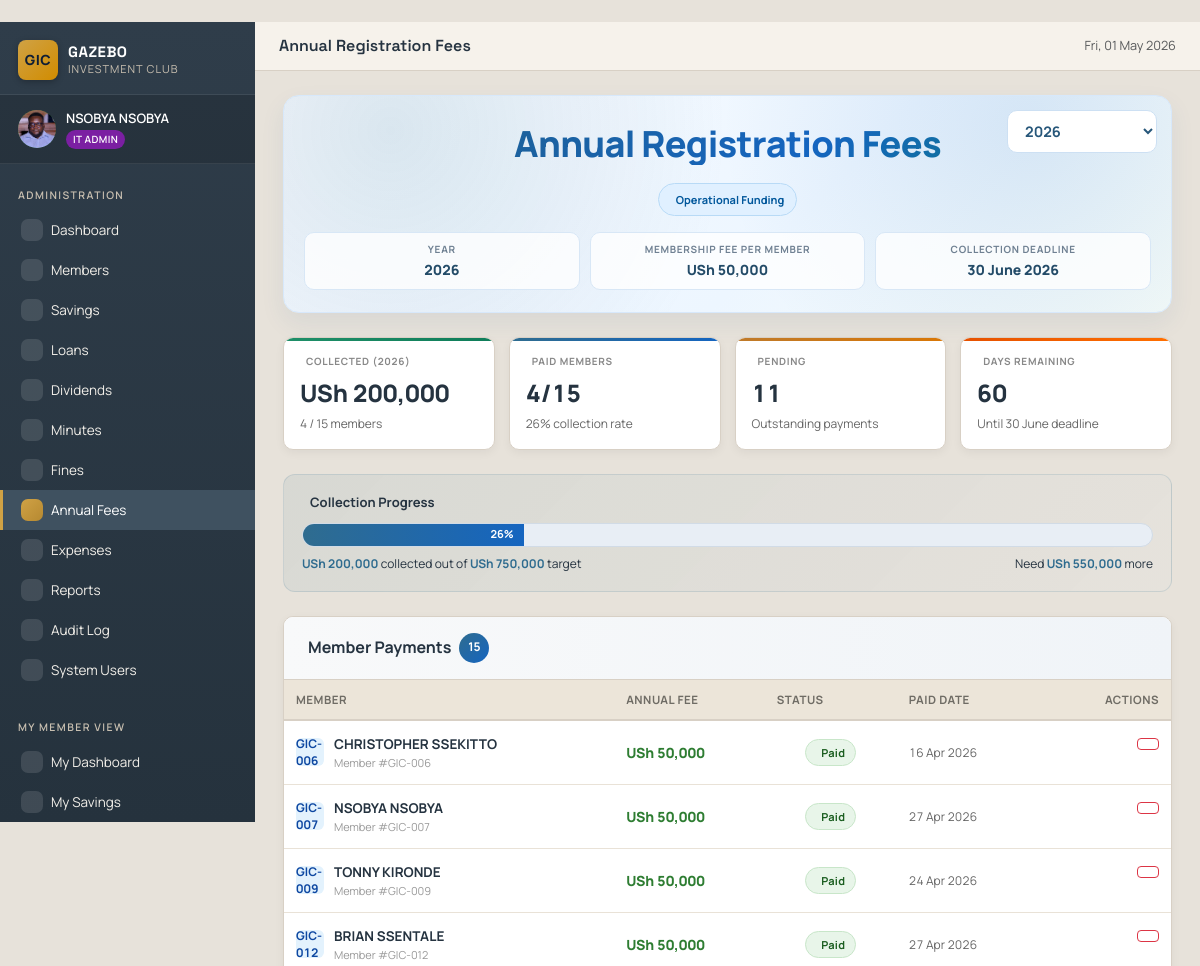
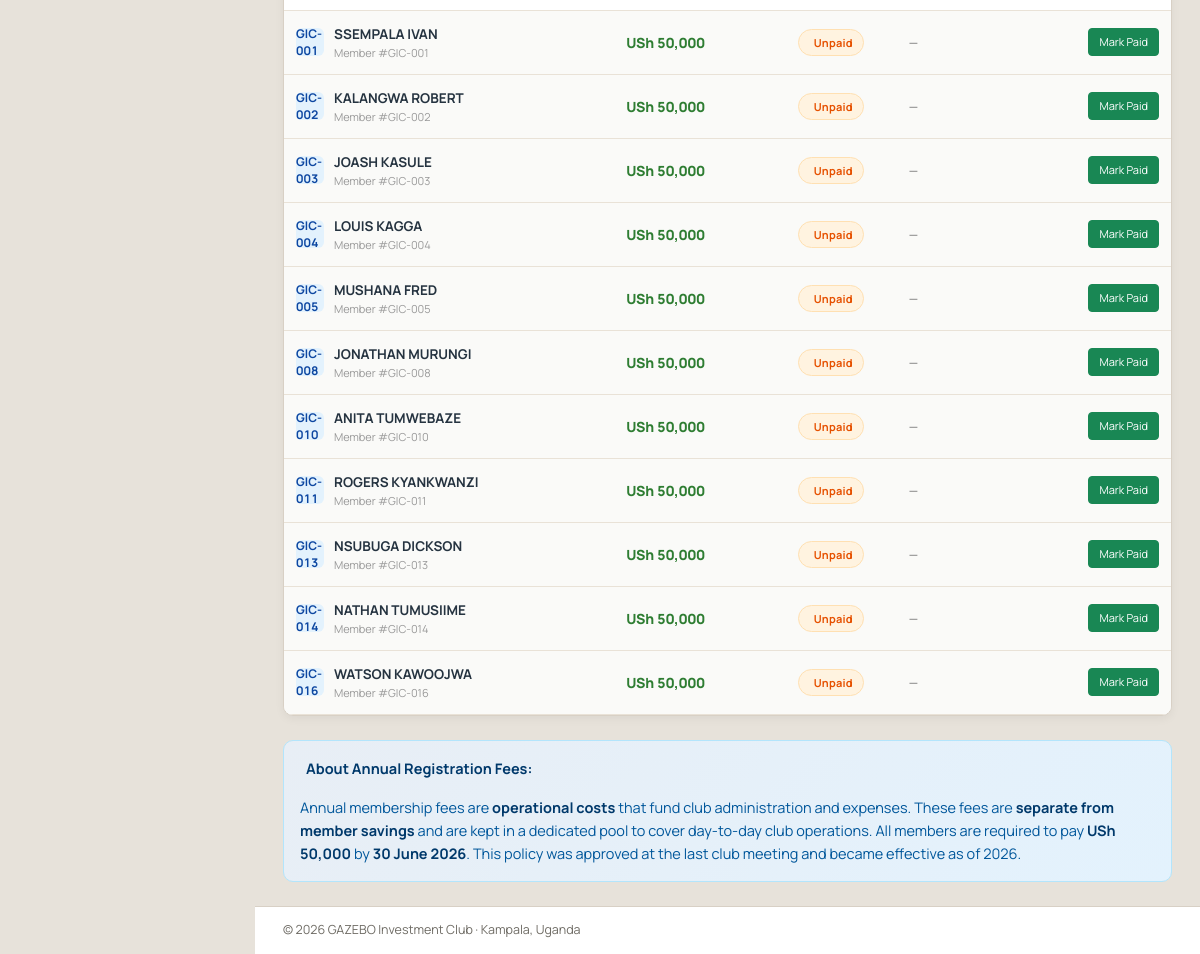
Screenshot of /admin/fees (signed in) with the database file from the repository (2 pictures, top to bottom).
### tables this page shows
CREATE TABLE members (
    id              INTEGER PRIMARY KEY AUTOINCREMENT,
    member_no       TEXT UNIQUE NOT NULL,         -- e.g. GIC-001
    full_name       TEXT NOT NULL,
    phone           TEXT,
    email           TEXT,
    national_id     TEXT,
    district        TEXT DEFAULT 'Kampala',
    address         TEXT,
    next_of_kin     TEXT,
    nok_phone       TEXT,
    role            TEXT NOT NULL DEFAULT 'MEMBER',
    join_date       DATE NOT NULL,
    status          TEXT DEFAULT 'Active',        -- Active / Inactive / Suspended
    photo_url       TEXT,
    notes           TEXT,
    created_at      TIMESTAMP DEFAULT CURRENT_TIMESTAMP,
    updated_at      TIMESTAMP DEFAULT CURRENT_TIMESTAMP
, surname TEXT, first_name TEXT, other_names TEXT, gender TEXT, date_of_birth DATE, nationality TEXT DEFAULT 'Ugandan', marital_status TEXT, tin TEXT, nid_copy_url TEXT, alt_phone TEXT, whatsapp_no TEXT, village_street TEXT, employment_status TEXT, occupation TEXT, employer_business TEXT, monthly_income REAL, monthly_contribution REAL DEFAULT 100000, preferred_pay_date INTEGER, mobile_money_no TEXT, bank_account_no TEXT, share_account_no TEXT, nok_relationship TEXT, nok_address TEXT);

CREATE TABLE annual_fees (
    id              INTEGER PRIMARY KEY AUTOINCREMENT,
    member_id       INTEGER NOT NULL,
    year            INTEGER NOT NULL,
    amount          INTEGER NOT NULL,
    status          TEXT DEFAULT 'Unpaid',  -- Paid / Unpaid
    paid_date       DATE,
    deadline        DATE,
    notes           TEXT,
    recorded_by     INTEGER,
    created_at      TIMESTAMP DEFAULT CURRENT_TIMESTAMP,
    FOREIGN KEY (member_id) REFERENCES members(id) ON DELETE CASCADE,
    FOREIGN KEY (recorded_by) REFERENCES users(id),
    UNIQUE (member_id, year)
);

### admin_routes.py (the view)
@bp.route('/fees')
@admin_required
def fees_list():
    db = get_db()
    year = int(request.args.get('year') or date.today().year)
    rows = db.execute(
        """SELECT f.*, m.member_no, m.full_name
             FROM annual_fees f
             JOIN members m ON m.id = f.member_id
            WHERE f.year = ? ORDER BY m.member_no""",
        (year,),
    ).fetchall()
    paid_ids = {r['member_id'] for r in rows}
    pending = db.execute(
        "SELECT * FROM members WHERE status='Active' ORDER BY member_no"
    ).fetchall()
    pending = [m for m in pending if m['id'] not in paid_ids]
    deadline = date(year, 6, 30)
    days_remaining = max(0, (deadline - date.today()).days)
    return render_template('admin/fees_list.html', rows=rows, pending=pending,
                           year=year, fee_amount=Config.ANNUAL_FEE, days_remaining=days_remaining)

### templates/admin/fees_list.html (shortened to what this page needs)
﻿{% extends "base.html" %}
{% block topbar %}Annual Registration Fees{% endblock %}
{% block content %}
{% set total_collected = (rows|length) * fee_amount %}
{% set total_members = rows|length + pending|length %}
{% set collection_pct = (rows|length * 100 // total_members) if total_members > 0 else 0 %}
<div class="fees-header">
  <form method="get" class="d-inline fees-year-wrap">
    <select name="year" class="year-selector" onchange="this.form.submit()">
      {% for y in range(2025, today.year + 2) %}
      <option value="{{ y }}" {% if y == year %}selected{% endif %}>{{ y }}</option>
      {% endfor %}
    </select>
  </form>
  <div class="fees-header-main">
    <h1> Annual Registration Fees</h1>
    <div class="fees-meta">
      <span class="operational"> Operational Funding</span>
    </div>
    <div class="fees-subgrid">
      <div class="fees-subcard">
        <span class="k">Year</span>
        <span class="v">{{ year }}</span>
      </div>
      <div class="fees-subcard">
        <span class="k">Membership Fee Per Member</span>
        <span class="v">{{ fee_amount|money }}</span>
      </div>
      <div class="fees-subcard">
        <span class="k">Collection Deadline</span>
        <span class="v">30 June {{ year }}</span>
      </div>
    </div>
  </div>
</div>
<div class="stats-section">
  <div class="stat-card-fee success">
    <div class="stat-label-fee"> Collected ({{ year }})</div>
    <div class="stat-value-fee">{{ total_collected|money }}</div>
    <div class="stat-sub-fee">{{ rows|length }} / {{ total_members }} members</div>
  </div>
  <div class="stat-card-fee">
    <div class="stat-label-fee"> Paid Members</div>
    <div class="stat-value-fee">{{ rows|length }}/{{ total_members }}</div>
    <div class="stat-sub-fee">{{ collection_pct }}% collection rate</div>
  </div>
  <div class="stat-card-fee pending">
    <div class="stat-label-fee"> Pending</div>
    <div class="stat-value-fee">{{ pending|length }}</div>
    <div class="stat-sub-fee">Outstanding payments</div>
  </div>
  <div class="stat-card-fee deadline">
    <div class="stat-label-fee"> Days Remaining</div>
    <div class="stat-value-fee">{{ days_remaining if days_remaining > 0 else 0 }}</div>
    <div class="stat-sub-fee">Until 30 June deadline</div>
  </div>
</div>
<div class="progress-section">
  <div class="progress-label"> Collection Progress</div>
  <div class="progress-bar-container">
    <div class="progress-bar-fill" style="width: {{ (collection_pct if collection_pct else 0) }}%">
      {% if collection_pct > 15 %}<span>{{ collection_pct }}%</span>{% endif %}
    </div>
  </div>
  <div class="progress-text">
    <span><strong>{{ total_collected|money }}</strong> collected out of <strong>{{ (total_members * fee_amount)|money }}</strong> target</span>
    <span>Need <strong>{{ ((total_members - rows|length) * fee_amount)|money }}</strong> more</span>
  </div>
</div>
<div class="members-table-section">
  <div class="table-header-enhanced">
    <h2> Member Payments <span class="member-count-badge">{{ total_members }}</span></h2>
  </div>
  {% if total_members > 0 %}
  <div class="table-responsive">
    <table class="fees-table">
      <thead>
        <tr>
          <th>Member</th>
          <th>Annual Fee</th>
          <th>Status</th>
          <th>Paid Date</th>
          <th style="text-align: right;">Actions</th>
        </tr>
      </thead>
      <tbody>
        {% for r in rows %}
        <tr>
          <td>
            <div class="member-badge-col">
              <div class="member-num-badge">{{ r.member_no }}</div>
              <div class="member-info-col">
                <strong>{{ r.full_name }}</strong>
                <small>Member #{{ r.member_no }}</small>
              </div>
            </div>
          </td>
          <td><div class="fee-amount-col">{{ r.amount|money }}</div></td>
          <td>
            <div class="status-badge-col">
              <span class="badge-paid"> Paid</span>
            </div>
          </td>
          <td><div class="date-paid-col">{{ r.paid_date|datefmt if r.paid_date else '-' }}</div></td>
          <td>
            <div class="actions-col">
              <form method="post" action="{{ url_for('admin.fees_delete', fee_id=r.id) }}" style="display:inline;" onsubmit="return confirm('Delete this payment record? This cannot be undone.');">
                <button type="submit" class="btn btn-sm btn-outline-danger" title="Delete payment record"></button>
              </form>
            </div>
          </td>
        </tr>
        {% endfor %}
        {% for m in pending %}
        <tr style="background: #fafaf8;">
          <td>
            <div class="member-badge-col">
              <div class="member-num-badge">{{ m.member_no }}</div>
              <div class="member-info-col">
                <strong>{{ m.full_name }}</strong>
                <small>Member #{{ m.member_no }}</small>
              </div>
            </div>
          </td>
          <td><div class="fee-amount-col">{{ fee_amount|money }}</div></td>
          <td>
            <div class="status-badge-col">
              <span class="badge-unpaid"> Unpaid</span>
            </div>
          </td>
          <td><div class="date-paid-col">—</div></td>
          <td>
            <div class="actions-col">
              <form method="post" action="{{ url_for('admin.fees_record') }}" style="margin: 0;">
                <button type="submit" class="btn btn-sm btn-success" title="Mark this member as paid"> Mark Paid</button>
              </form>
            </div>
          </td>
        </tr>
        {% endfor %}
      </tbody>
    </table>
  </div>
  {% else %}
  <div class="empty-state-fees">
    <div class="icon"><i class="ph ph-list"></i></div>
    <p><strong>No members found</strong></p>
    <p style="margin: 0;">There are no active members to record fees for this year.</p>
  </div>
  {% endif %}
</div>
<div class="info-box-fees">
  <p><strong>About Annual Registration Fees:</strong></p>
  <p style="margin: 8px 0 0 0;">
    Annual membership fees are <strong>operational costs</strong> that fund club administration and expenses. These fees are <strong>separate from member savings</strong> and are kept in a dedicated pool to cover day-to-day club operations.
    All members are required to pay <strong>{{ fee_amount|money }}</strong> by <strong>30 June {{ year }}</strong>.
    This policy was approved at the last club meeting and became effective as of {{ year }}.
  </p>
</div>
{% endblock %}

### templates/base.html (shortened to what this page needs)
﻿<!doctype html>
<html lang="en">
<head>
  <link href="https://cdn.jsdelivr.net/npm/bootstrap@5.3.3/dist/css/bootstrap.min.css" rel="stylesheet">
  <link href="https://cdn.jsdelivr.net/npm/bootstrap-icons@1.11.3/font/bootstrap-icons.css" rel="stylesheet">
  <link rel="stylesheet" href="https://unpkg.com/@phosphor-icons/web@2.1.1/src/regular/style.css">
  <link rel="stylesheet" href="{{ url_for('static', filename='css/style.css') }}">
</head>
<body class="app-body">
  {% if session.user_id %}
  <div class="app-shell">
    <aside class="app-sidebar" id="sidebar">
      <div class="brand">
        <div class="brand-mark">GIC</div>
        <div class="brand-text">
          <div class="brand-name">GAZEBO</div>
          <div class="brand-sub">Investment Club</div>
        </div>
      </div>
      <div class="user-card">
        <div class="user-avatar">
          {% if session.photo_url %}
          <img src="{{ url_for('static', filename=session.photo_url) }}" alt="Profile photo" class="avatar-img">
          {% else %}
          {{ session.full_name[0]|upper if session.full_name else 'U' }}
          {% endif %}
        </div>
        <div class="user-meta">
          <div class="user-name">{{ session.full_name }}</div>
          <div class="user-role">
            <span class="role-badge role-{{ session.role|lower }}">
              {% if session.role == 'IT_ADMIN' %}IT Admin
              {% elif session.role == 'CHAIRMAN' %}Chairman
              {% elif session.role == 'SECRETARY' %}Secretary
              {% elif session.role == 'TREASURER' %}Treasurer
              {% elif session.role == 'COMMITTEE' %}Committee
              {% else %}Member{% endif %}
            </span>
          </div>
        </div>
      </div>
      <nav class="app-nav">
        {% if ROLES[session.role].admin %}
          <div class="nav-section">Administration</div>
          <a href="{{ url_for('admin.dashboard') }}" class="nav-link {% if request.endpoint == 'admin.dashboard' %}active{% endif %}">
            <i class="ph ph-gauge"></i> Dashboard
          </a>
          <a href="{{ url_for('admin.members_list') }}" class="nav-link {% if request.endpoint and request.endpoint.startswith('admin.member') %}active{% endif %}">
            <i class="ph ph-users-three"></i> Members
          </a>
          <a href="{{ url_for('admin.savings_list') }}" class="nav-link {% if request.endpoint and request.endpoint.startswith('admin.savings') %}active{% endif %}">
            <i class="ph ph-bank"></i> Savings
          </a>
          <a href="{{ url_for('admin.loans_list') }}" class="nav-link {% if request.endpoint and request.endpoint.startswith('admin.loan') %}active{% endif %}">
            <i class="ph ph-hand-coins"></i> Loans
          </a>
          <a href="{{ url_for('admin.dividends_list') }}" class="nav-link {% if request.endpoint and request.endpoint.startswith('admin.dividend') %}active{% endif %}">
            <i class="ph ph-chart-line-up"></i> Dividends
          </a>
          <a href="{{ url_for('admin.minutes_list') }}" class="nav-link {% if request.endpoint and request.endpoint.startswith('admin.minutes') %}active{% endif %}">
            <i class="ph ph-notepad"></i> Minutes
          </a>
          <a href="{{ url_for('admin.fines_list') }}" class="nav-link {% if request.endpoint and request.endpoint.startswith('admin.fines') %}active{% endif %}">
            <i class="ph ph-warning-octagon"></i> Fines
          </a>
          <a href="{{ url_for('admin.fees_list') }}" class="nav-link {% if request.endpoint and request.endpoint.startswith('admin.fees') %}active{% endif %}">
            <i class="ph ph-receipt"></i> Annual Fees
          </a>
          <a href="{{ url_for('admin.expenses_list') }}" class="nav-link {% if request.endpoint and request.endpoint.startswith('admin.expenses') %}active{% endif %}" style="position:relative">
            <i class="ph ph-wallet"></i> Expenses
          </a>
          <a href="{{ url_for('admin.reports') }}" class="nav-link {% if request.endpoint == 'admin.reports' %}active{% endif %}">
            <i class="ph ph-chart-bar"></i> Reports
          </a>
          <a href="{{ url_for('admin.audit_list') }}" class="nav-link {% if request.endpoint == 'admin.audit_list' %}active{% endif %}">
            <i class="ph ph-shield-check"></i> Audit Log
          </a>
          <a href="{{ url_for('admin.users_list') }}" class="nav-link {% if request.endpoint and request.endpoint.startswith('admin.users') %}active{% endif %}">
            <i class="ph ph-user-gear"></i> System Users
          </a>
          <div class="nav-section mt-3">My Member View</div>
          <a href="{{ url_for('member.dashboard') }}" class="nav-link {% if request.endpoint == 'member.dashboard' %}active{% endif %}">
            <i class="ph ph-house-line"></i> My Dashboard
          </a>
          <a href="{{ url_for('member.savings_statement') }}" class="nav-link {% if request.endpoint == 'member.savings_statement' %}active{% endif %}">
            <i class="ph ph-file-text"></i> My Savings
          </a>
        {% endif %}
      </nav>
    </aside>
    <div class="app-content">
      <header class="app-topbar">
        <div class="topbar-title">{% block topbar %}{% endblock %}</div>
        <div class="topbar-actions">
          <span class="text-muted small d-none d-md-inline">{{ today.strftime('%a, %d %b %Y') }}</span>
        </div>
      </header>
      <main class="app-main">
        {% block content %}{% endblock %}
      </main>
      <footer class="app-footer">
        &copy; {{ today.year }} {{ CONFIG.CLUB_NAME }} &middot; {{ CONFIG.CLUB_LOCATION }}
      </footer>
    </div>
  </div>
  {% else %}
    {% block auth_content %}{% endblock %}
  {% endif %}
</body>
</html>

### rows the page displays
members: full_name "NSOBYA NSOBYA"
annual_fees: member_no "GIC-006", full_name "CHRISTOPHER SSEKITTO", amount "USh 50,000", paid_date "16 Apr 2026"
annual_fees: member_no "GIC-007", full_name "NSOBYA NSOBYA", amount "USh 50,000", paid_date "27 Apr 2026"
annual_fees: member_no "GIC-009", full_name "TONNY KIRONDE", amount "USh 50,000", paid_date "24 Apr 2026"
annual_fees: member_no "GIC-012", full_name "BRIAN SSENTALE", amount "USh 50,000", paid_date "27 Apr 2026"
members: member_no "GIC-001", full_name "SSEMPALA IVAN", fee_amount "USh 50,000"
members: member_no "GIC-002", full_name "KALANGWA ROBERT", fee_amount "USh 50,000"
members: member_no "GIC-003", full_name "JOASH KASULE", fee_amount "USh 50,000"
members: member_no "GIC-004", full_name "LOUIS KAGGA", fee_amount "USh 50,000"
members: member_no "GIC-005", full_name "MUSHANA FRED", fee_amount "USh 50,000"
members: member_no "GIC-008", full_name "JONATHAN MURUNGI", fee_amount "USh 50,000"
members: member_no "GIC-010", full_name "ANITA TUMWEBAZE", fee_amount "USh 50,000"
members: member_no "GIC-011", full_name "ROGERS KYANKWANZI", fee_amount "USh 50,000"
members: member_no "GIC-013", full_name "NSUBUGA DICKSON", fee_amount "USh 50,000"
members: member_no "GIC-014", full_name "NATHAN TUMUSIIME", fee_amount "USh 50,000"
members: member_no "GIC-016", full_name "WATSON KAWOOJWA", fee_amount "USh 50,000"

### other values shown
{{ year }} "2026"
{{ fee_amount|money }} "USh 50,000"
{{ total_collected|money }} "USh 200,000"
{{ rows|length }} "4"
{{ total_members }} "15"
{{ collection_pct }} "26"
{{ pending|length }} "11"
{{ days_remaining if days_remaining > 0 else 0 }} "60"
{{ (total_members * fee_amount)|money }} "USh 750,000"
{{ ((total_members - rows|length) * fee_amount)|money }} "USh 550,000"
{{ CONFIG.CLUB_NAME }} "GAZEBO Investment Club"
{{ CONFIG.CLUB_LOCATION }} "Kampala, Uganda"
form field year "2026"
